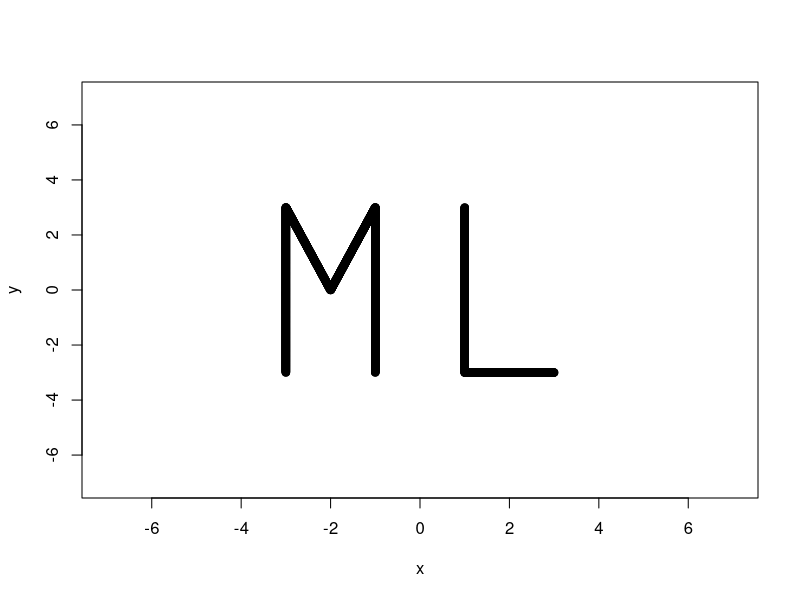
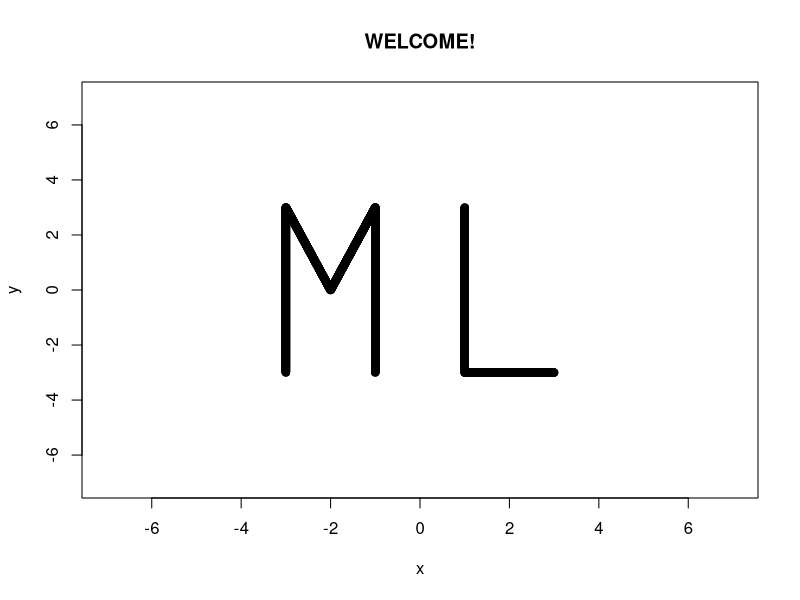
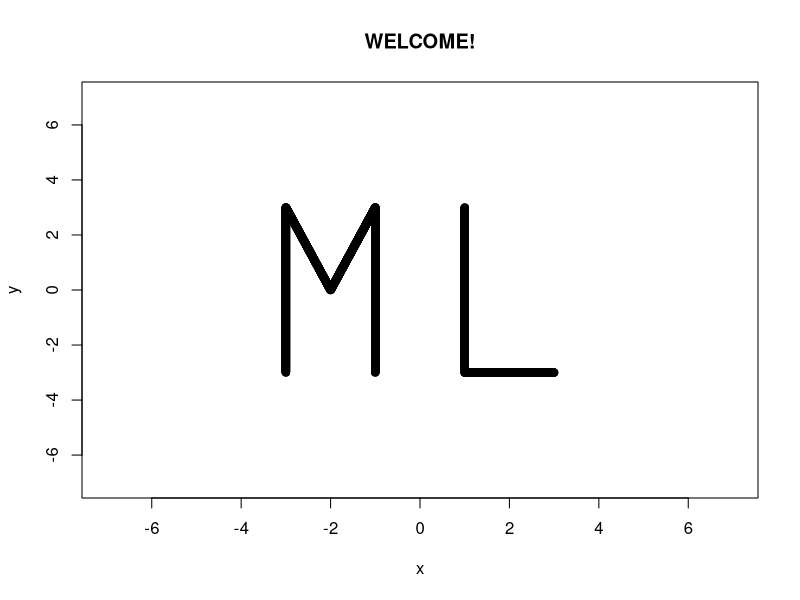
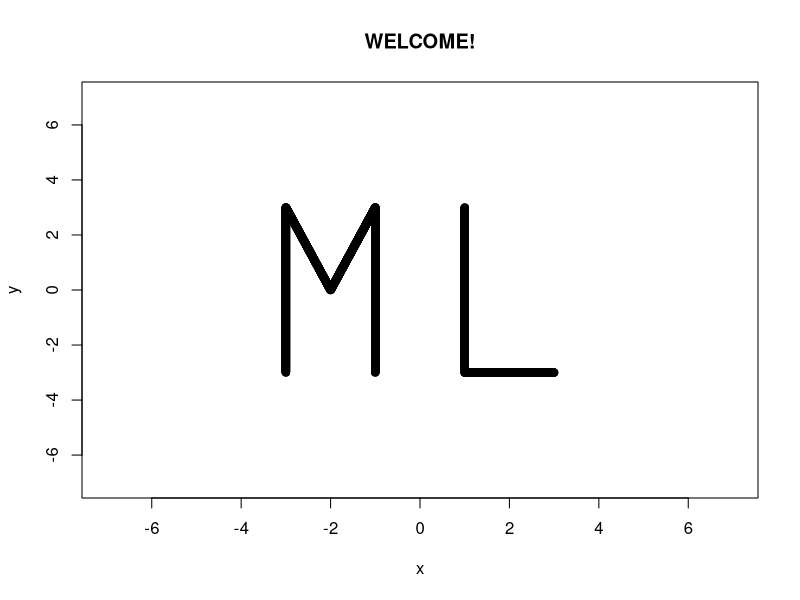
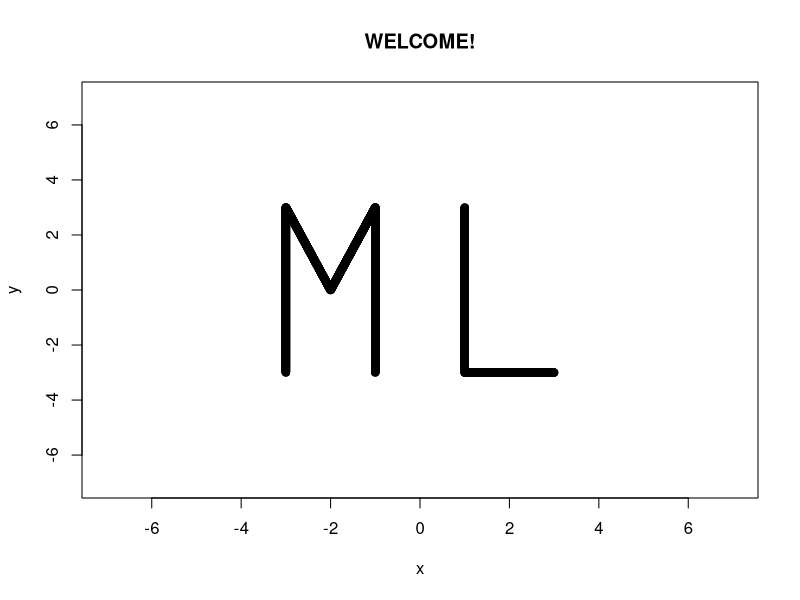
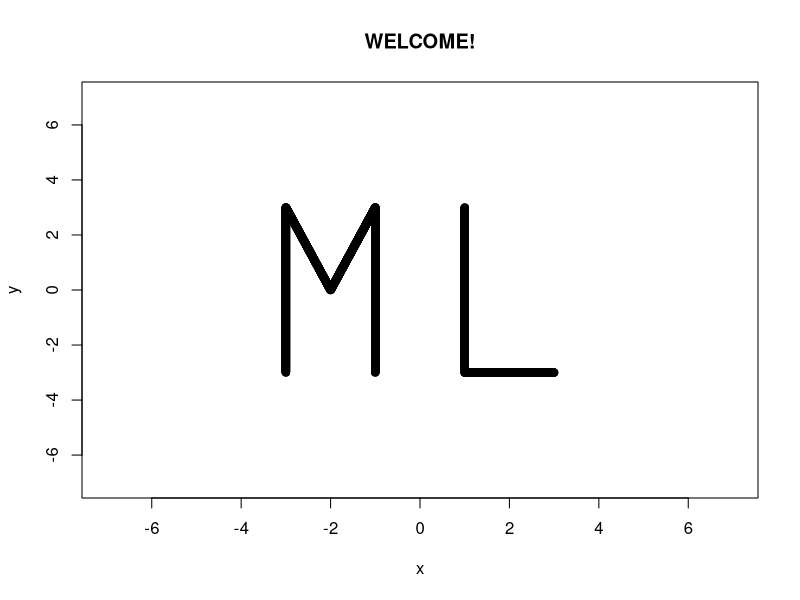
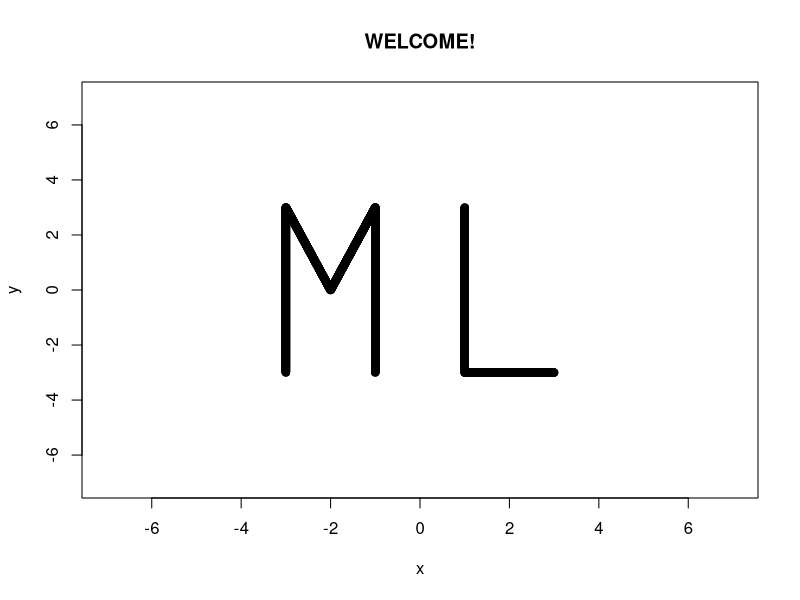
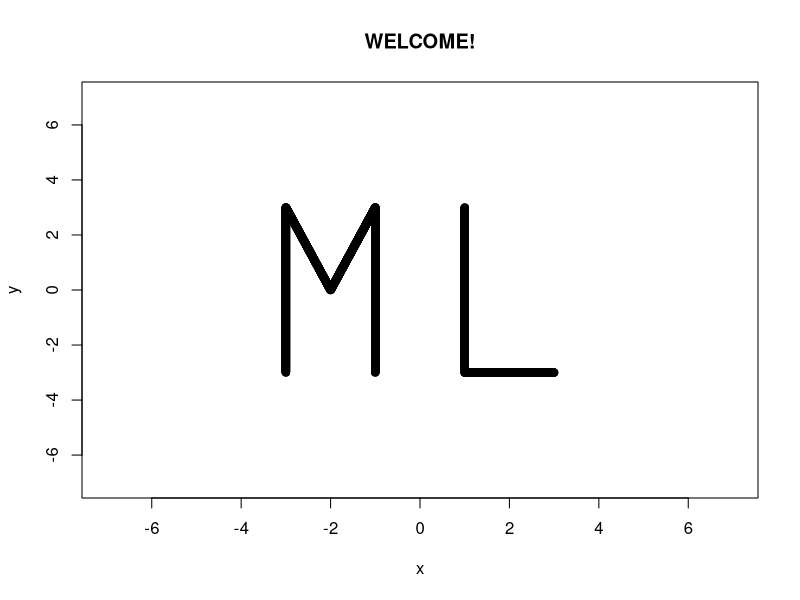

The R script that drew these images, in order:
## ---- chunk 1

#Creates a plot of the letters M and L. My last name and first name start with the same letter, so I elected to use my middle initial instead of my last initial.

x=c(rep(-3,500), seq(-3,-2,length.out=500), seq(-2,-1,length.out=500), rep(-1,500), rep(1,500), seq(1,3,length.out=500))

y=c(seq(-3,3,length.out=500), seq(3,0,length.out=500), seq(0,3,length.out=500), seq(3,-3,length.out=500), seq(3,-3,length.out=500), rep(-3,500))

z=rbind(x,y)

x11() #Opens a new viewing window.

plot(y~x, xlim=c(-7,7), ylim=c(-7,7)) #Plots the initial figure.

for(i in 1:40) { #Title screen
  plot(y~x, xlim=c(-7,7), ylim=c(-7,7), xlab = "x", ylab = "y", main = "WELCOME!")
}

for(i in 0:40) { #For loop for demonstrating shear. i = 0 to start since the directions specify that the matrix should be the identity matrix to begin.
  m2 <- matrix(c(1,0,0.0125*i,1), nrow = 2, ncol = 2)
  z2 <- m2 %*% z
  x2 <- z2[1,]
  y2 <- z2[2,]
  plot(y2~x2, xlim=c(-7,7), ylim=c(-7,7), xlab = "x", ylab = "y", main = "SHEAR!")
}

for(i in 1:40) { #For loop for returning to the original image.
  m2 <- matrix(c(1,0,0.5-0.0125*i,1), nrow = 2, ncol = 2)
  z2 <- m2 %*% z
  x2 <- z2[1,]
  y2 <- z2[2,]
  plot(y2~x2, xlim=c(-7,7), ylim=c(-7,7), xlab = "x", ylab = "y", main = "TAKE IT BACK NOW, Y'ALL")
}

for(i in 1:40) { #For loop for doubling the size of the figure.
  m2 <- matrix(c(1+0.025*i,0,0,1+0.025*i), nrow = 2, ncol = 2)
  z2 <- m2 %*% z
  x2 <- z2[1,]
  y2 <- z2[2,]
  plot(y2~x2, xlim=c(-7,7), ylim=c(-7,7), xlab = "x", ylab = "y", main = "SCALING!")
}

for(i in 1:40) { #For loop for scaling back to the original size.
  m2 <- matrix(c(2-0.025*i,0,0,2-0.025*i), nrow = 2, ncol = 2)
  z2 <- m2 %*% z
  x2 <- z2[1,]
  y2 <- z2[2,]
  plot(y2~x2, xlim=c(-7,7), ylim=c(-7,7), xlab = "x", ylab = "y", main = "TAKE IT BACK NOW, Y'ALL")
}

for(i in 1:40) { #For loop for counterclockwise rotation around the origin, it calculates the rotation angle in degrees, then converts to radians, and then turns angle of rotation into a rotation matrix.
  d = (9 * i) * (pi / 180)
  m2 <- matrix(c(cos(d),sin(d),-sin(d),cos(d)), nrow = 2, ncol = 2)
  z2 <- m2 %*% z
  x2 <- z2[1,]
  y2 <- z2[2,]
  plot(y2~x2, xlim=c(-7,7), ylim=c(-7,7), xlab = "x", ylab = "y", main = "COUNTERCLOCKWISE ROTATION!")
}

for(i in 1:40) { #For loop for clockwise rotation around the origin.
  d = -1 * (9 * i) * (pi / 180) 
  m2 <- matrix(c(cos(d),sin(d),-sin(d),cos(d)), nrow = 2, ncol = 2) 
  z2 <- m2 %*% z
  x2 <- z2[1,]
  y2 <- z2[2,]
  plot(y2~x2, xlim=c(-7,7), ylim=c(-7,7), xlab = "x", ylab = "y", main = "CLOCKWISE ROTATION! (TAKE IT BACK NOW, Y'ALL)")
}

for(i in 1:40) { #For loop for projection onto the y-axis.
  m2 <- matrix(c(1-0.025*i,0.025*i,0,1), nrow = 2, ncol = 2) 
  z2 <- m2 %*% z
  x2 <- z2[1,]
  y2 <- z2[2,]
  plot(y2~x2, xlim=c(-7,7), ylim=c(-7,7), xlab = "x", ylab = "y", main = "PROJECTION (DID I DO THIS RIGHT?)")
}

for(i in 1:40) { #For loop for returning to the original figure.
  m2 <- matrix(c(0.025*i,1-0.025*i,0,1), nrow = 2, ncol = 2) 
  z2 <- m2 %*% z
  x2 <- z2[1,]
  y2 <- z2[2,]
  plot(y2~x2, xlim=c(-7,7), ylim=c(-7,7), xlab = "x", ylab = "y", main = "THE SAME CHA CHA SLIDE JOKE AGAIN!")
}

for(i in 1:40) { #This for loop just makes the original (and final) image stay on the screen for a few extra seconds. It's important to provide closure!
  plot(y~x, xlim=c(-7,7), ylim=c(-7,7), xlab = "x", ylab = "y", main = "THANKS FOR WATCHING! BYE!")
}
